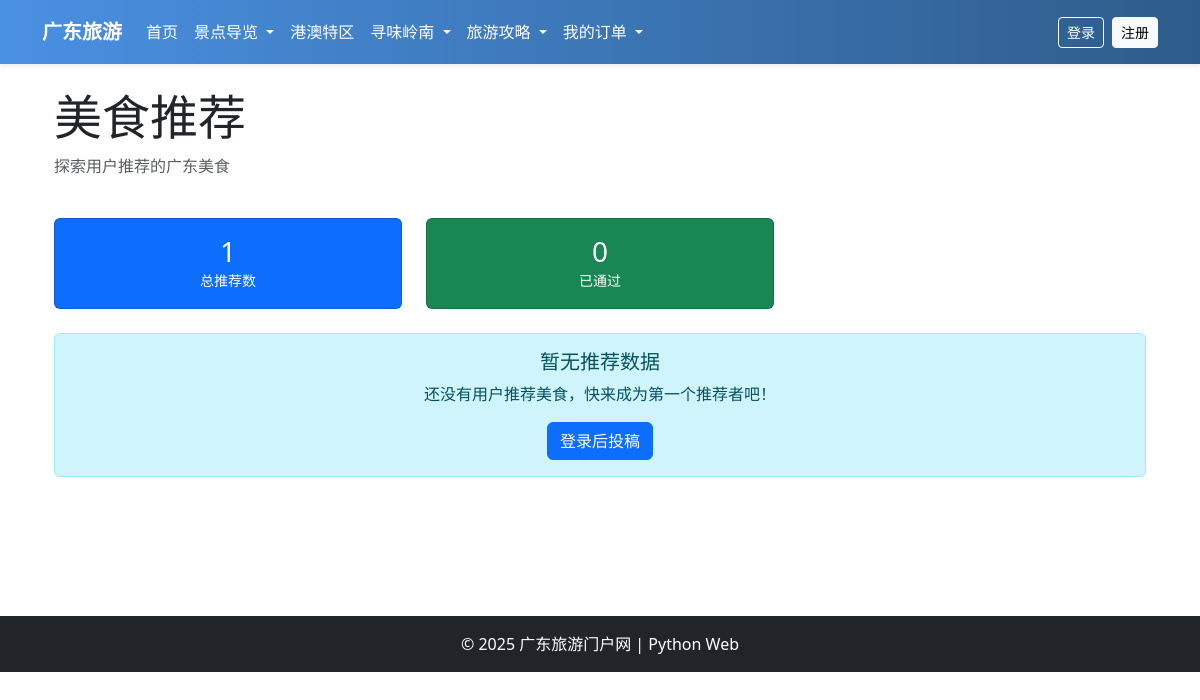
Page /foodApp/recommendations/ on the earlier database version.
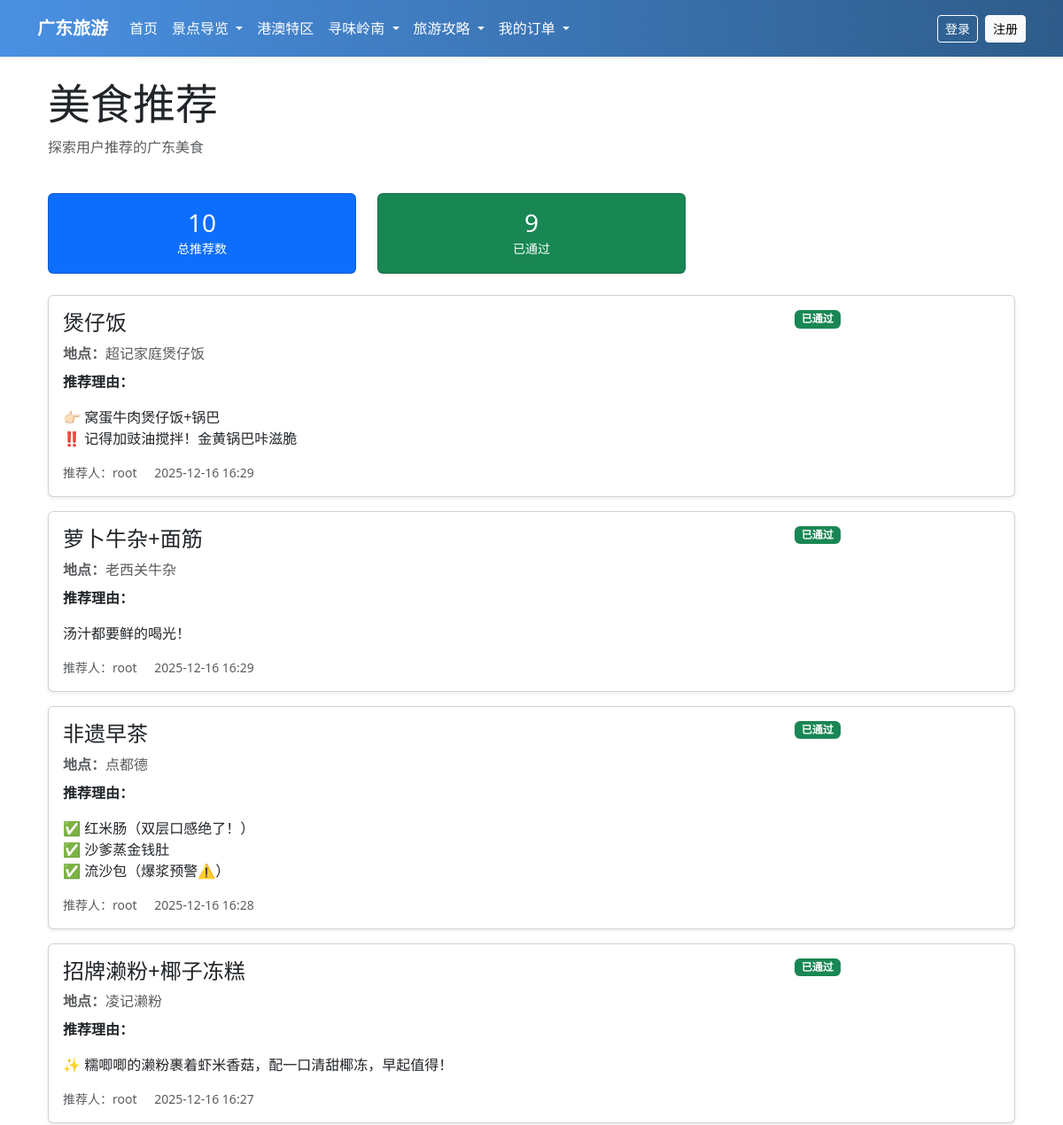
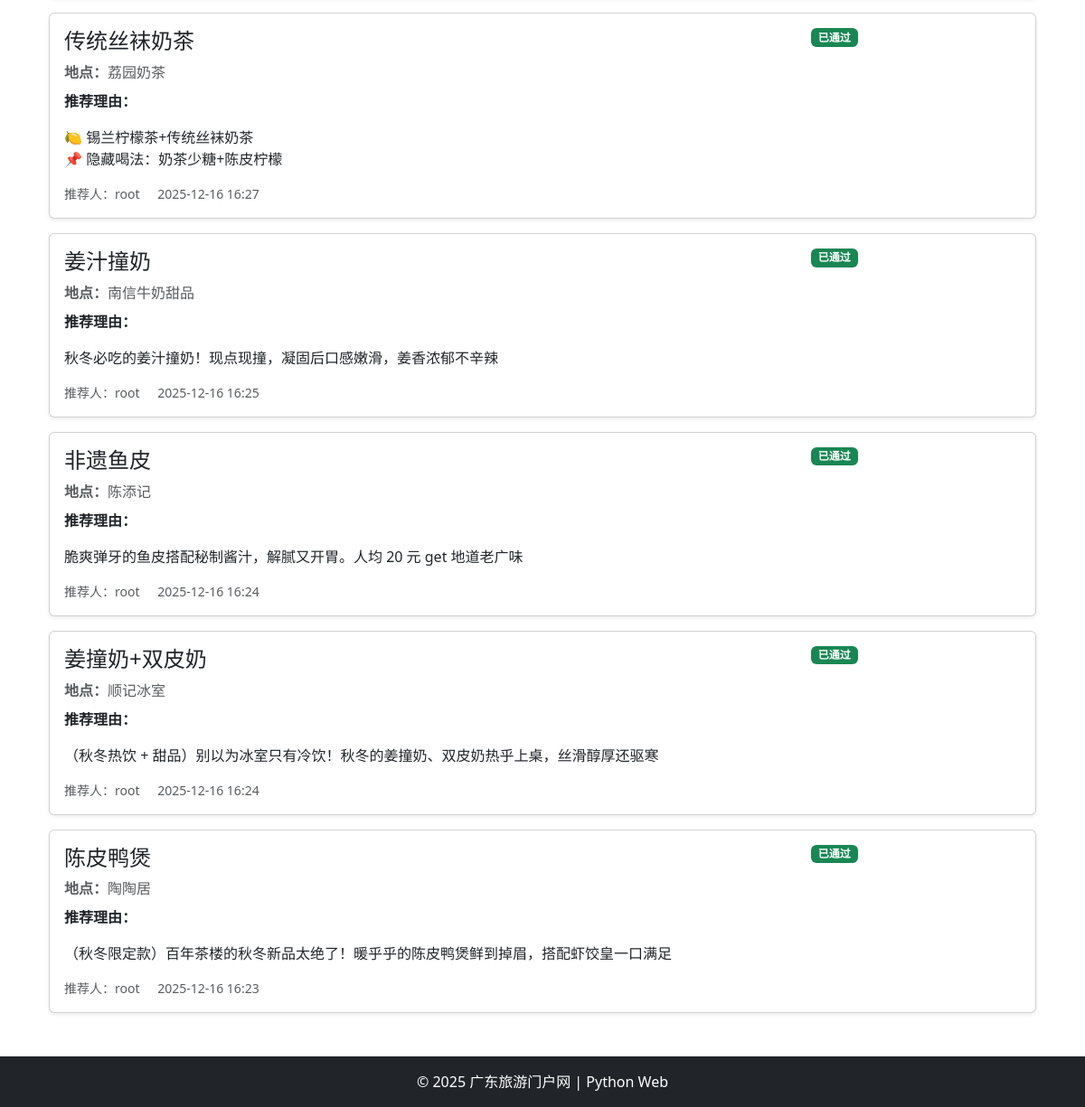
Same page on the later database version (2 pictures, top to bottom).
### foodApp/models.py (models this page shows, shortened)
class FoodRecommendation(models.Model):
    STATUS_CHOICES = (
        ('pending', '待审核'),
        ('approved', '已通过'),
        ('rejected', '已拒绝'),
    )
    user = models.ForeignKey(User, on_delete=models.CASCADE, verbose_name="推荐用户")
    food_name = models.CharField(max_length=100, verbose_name="美食名称")
    location = models.CharField(max_length=200, verbose_name="地点")
    reason = models.TextField(verbose_name="推荐理由")
    status = models.CharField(max_length=20, choices=STATUS_CHOICES, default='pending', verbose_name="审核状态")
    created_at = models.DateTimeField(auto_now_add=True, verbose_name="投稿时间")
    updated_at = models.DateTimeField(auto_now=True, verbose_name="更新时间")
    class Meta:
        ordering = ['-created_at']
        verbose_name = "美食推荐"
        verbose_name_plural = "美食推荐"

### foodApp/views.py (the view)
# urls.py: path('recommendations/', views.RecommendationListView.as_view(), name='recommendation_list'),  # 推荐列表
class RecommendationListView(ListView):
    model = FoodRecommendation
    template_name = 'food/recommendation_list.html'
    context_object_name = 'recommendations'
    paginate_by = 10
    def get_queryset(self):
        queryset = FoodRecommendation.objects.all()
        if self.request.user.is_authenticated:
            if not self.request.user.is_staff:
                queryset = queryset.filter(status='approved')
        else:
            queryset = queryset.filter(status='approved')
        return queryset.order_by('-created_at')
    def get_context_data(self, **kwargs):
        context = super().get_context_data(**kwargs)
        context['total_count'] = FoodRecommendation.objects.count()
        context['approved_count'] = FoodRecommendation.objects.filter(status='approved').count()
        if self.request.user.is_authenticated:
            context['my_count'] = FoodRecommendation.objects.filter(user=self.request.user).count()
        return context

### templates/food/recommendation_list.html (shortened to what this page needs)
{% extends 'base.html' %}
{% block content %}
<div class="container mt-4">
    <div class="d-flex justify-content-between align-items-center mb-4">
        <div>
            <h1 class="display-5">美食推荐</h1>
            <p class="text-muted">探索用户推荐的广东美食</p>
        </div>
    </div>
    {% if total_count %}
    <div class="row mb-4">
        <div class="col-md-4">
            <div class="card text-center bg-primary text-white">
                <div class="card-body">
                    <h3 class="mb-0">{{ total_count }}</h3>
                    <small>总推荐数</small>
                </div>
            </div>
        </div>
        <div class="col-md-4">
            <div class="card text-center bg-success text-white">
                <div class="card-body">
                    <h3 class="mb-0">{{ approved_count }}</h3>
                    <small>已通过</small>
                </div>
            </div>
        </div>
    </div>
    {% endif %}
    {% if recommendations %}
        {% for recommendation in recommendations %}
        <div class="card mb-3 shadow-sm">
            <div class="card-body">
                <div class="row">
                    <div class="col-md-10">
                        <div class="d-flex justify-content-between align-items-start mb-2">
                            <h4 class="card-title mb-0">
                                {{ recommendation.food_name }}
                            </h4>
                            <span class="badge
                                {% if recommendation.status == 'approved' %}bg-success
                                {% elif recommendation.status == 'pending' %}bg-warning
                                {% else %}bg-danger{% endif %}">
                                {{ recommendation.get_status_display }}
                            </span>
                        </div>
                        <p class="text-muted mb-2">
                             <strong>地点：</strong>{{ recommendation.location }}
                        </p>
                        <p class="card-text">
                            <strong>推荐理由：</strong>{{ recommendation.reason|linebreaks }}
                        </p>
                        <div class="text-muted small">
                            <span>推荐人：{{ recommendation.user.username }}</span>
                            <span class="ms-3">{{ recommendation.created_at|date:"Y-m-d H:i" }}</span>
                        </div>
                    </div>
                </div>
            </div>
        </div>
        {% endfor %}
    {% else %}
        <div class="alert alert-info text-center" role="alert">
            <h5>暂无推荐数据</h5>
            <p class="mb-3">还没有用户推荐美食，快来成为第一个推荐者吧！</p>
            {% if user.is_authenticated %}
                <a href="{% url 'foodApp:food_recommend' %}" class="btn btn-primary">我要投稿</a>
            {% else %}
                <a href="{% url 'login' %}" class="btn btn-primary">登录后投稿</a>
            {% endif %}
        </div>
    {% endif %}
</div>
{% endblock %}

### templates/base.html (shortened to what this page needs)
<!DOCTYPE html>
<html lang="zh-CN">
<head>
    <link href="https://cdn.jsdelivr.net/npm/bootstrap@5.3.0/dist/css/bootstrap.min.css" rel="stylesheet">
</head>
<body>
    <nav class="navbar navbar-expand-lg navbar-custom shadow-sm">
        <div class="container">
            <a class="navbar-brand fw-bold" href="{% url 'home' %}">广东旅游</a >
            <div class="collapse navbar-collapse" id="navbarNav">
                <ul class="navbar-nav me-auto">
                    <li class="nav-item">
                        <a class="nav-link active" href="{% url 'home' %}">首页</a >
                    </li>
                    <li class="nav-item dropdown">
                        <a class="nav-link dropdown-toggle" href="#" role="button" data-bs-toggle="dropdown">
                            景点导览
                        </a >
                    </li>
                    <li class="nav-item">
                        <a class="nav-link" href="{% url 'attractionsApp:attraction_list' %}?region=gang_ao">港澳特区</a >
                    </li>
                    <li class="nav-item dropdown">
                        <a class="nav-link dropdown-toggle" href="#" role="button" data-bs-toggle="dropdown">
                            寻味岭南
                        </a >
                    </li>
                    <li class="nav-item dropdown">
                        <a class="nav-link dropdown-toggle" href="#" role="button" data-bs-toggle="dropdown">
                            旅游攻略
                        </a >
                    </li>
                    <li class="nav-item dropdown">
                        <a class="nav-link dropdown-toggle" href="#" role="button" data-bs-toggle="dropdown">
                            我的订单
                        </a >
                    </li>
                </ul>
                <ul class="navbar-nav ms-auto">
                    {% if user.is_authenticated %}
                    <li class="nav-item dropdown">
                        <a class="nav-link dropdown-toggle text-white" href="#" role="button" data-bs-toggle="dropdown" style="display: flex; align-items: center;">
                            {% if user.profile.avatar %}
                                <img src="{{ user.profile.avatar.url }}" alt="头像" style="width: 30px; height: 30px; border-radius: 50%; margin-right: 8px; object-fit: cover;">
                            {% else %}
                                <span style="width: 30px; height: 30px; border-radius: 50%; background-color: rgba(255,255,255,0.3); display: inline-flex; align-items: center; justify-content: center; margin-right: 8px; font-weight: bold; color: white;">{{ user.username|first|upper }}</span>
                            {% endif %}
                            <span style="margin-left: 5px;">{{ user.username }}</span>
                        </a>
                        <ul class="dropdown-menu dropdown-menu-end">
                            <li><a class="dropdown-item" href="{% url 'homeApp:user_profile' %}">个人中心</a></li>
                            <li><a class="dropdown-item" href="{% url 'tripPlanApp:my_trip_plans' %}">我的攻略</a></li>
                            <li><a class="dropdown-item" href="{% url 'favoritesApp:my_favorites' %}">我的收藏</a></li>
                            <li><a class="dropdown-item" href="{% url 'bookingApp:my_bookings' %}">我的订单</a></li>
                            <li><hr class="dropdown-divider"></li>
                            <li><a class="dropdown-item" href="{% url 'logout' %}">退出登录</a></li>
                        </ul>
                    </li>
                    {% else %}
                    <li class="nav-item">
                        <a href="/login/" class="btn btn-outline-light btn-sm me-2">登录</a>
                    </li>
                    <li class="nav-item">
                        <a href="/register/" class="btn btn-light btn-sm">注册</a>
                    </li>
                    {% endif %}
                </ul>
            </div>
        </div>
    </nav>
    <div class="container mt-4 mb-5" style="min-height: 60vh;">
        {% block content %}
        {% endblock %}
    </div>
    <footer class="bg-dark text-white text-center py-3 mt-auto">
        <div class="container">
            <p class="mb-0">&copy; 2025 广东旅游门户网 | Python Web </p >
        </div>
    </footer>
</body>
</html>
</html>

### templates/base.html (style rules this page uses)
.navbar-custom { background: linear-gradient(to right, #4A90E2, #2E5C8A) !important; padding: 12px 0; }
.navbar-custom .navbar-brand, .navbar-custom .nav-link, .navbar-custom .navbar-text { color: #ffffff !important; }
.navbar-custom .btn-outline-light { border-color: #ffffff; color: #ffffff; }

Differences in the rows shown:
added FoodRecommendation: food_name "煲仔饭", status "已通过", location "超记家庭煲仔饭", reason "👉🏻 窝蛋牛肉煲仔饭+锅巴 ‼️ 记得加豉油搅拌！金黄锅巴咔滋脆", user.username "root", created_at "2025-12-16 16:29"
added FoodRecommendation: food_name "萝卜牛杂+面筋", status "已通过", location "老西关牛杂", reason "汤汁都要鲜的喝光！", user.username "root", created_at "2025-12-16 16:29"
added FoodRecommendation: food_name "非遗早茶", status "已通过", location "点都德", reason "✅ 红米肠（双层口感绝了！） ✅ 沙爹蒸金钱肚 ✅ 流沙包（爆浆预警⚠️）", user.username "root", created_at "2025-12-16 16:28"
added FoodRecommendation: food_name "招牌濑粉+椰子冻糕", status "已通过", location "凌记濑粉", reason "✨ 糯唧唧的濑粉裹着虾米香菇，配一口清甜椰冻，早起值得！", user.username "root", created_at "2025-12-16 16:27"
added FoodRecommendation: food_name "传统丝袜奶茶", status "已通过", location "荔园奶茶", reason "🍋 锡兰柠檬茶+传统丝袜奶茶 📌 隐藏喝法：奶茶少糖+陈皮柠檬", user.username "root", created_at "2025-12-16 16:27"
added FoodRecommendation: food_name "姜汁撞奶", status "已通过", location "南信牛奶甜品", reason "秋冬必吃的姜汁撞奶！现点现撞，凝固后口感嫩滑，姜香浓郁不辛辣", user.username "root", created_at "2025-12-16 16:25"
added FoodRecommendation: food_name "非遗鱼皮", status "已通过", location "陈添记", reason "脆爽弹牙的鱼皮搭配秘制酱汁，解腻又开胃。人均 20 元 get 地道老广味", user.username "root", created_at "2025-12-16 16:24"
added FoodRecommendation: food_name "姜撞奶+双皮奶", status "已通过", location "顺记冰室", reason "（秋冬热饮 + 甜品）别以为冰室只有冷饮！秋冬的姜撞奶、双皮奶热乎上桌，丝滑醇厚还驱寒", user.username "root", created_at "2025-12-16 16:24"
added FoodRecommendation: food_name "陈皮鸭煲", status "已通过", location "陶陶居", reason "（秋冬限定款）百年茶楼的秋冬新品太绝了！暖乎乎的陈皮鸭煲鲜到掉眉，搭配虾饺皇一口满足", user.username "root", created_at "2025-12-16 16:23"
Other differences:
{{ total_count }}: "1" → "10"
{{ approved_count }}: "0" → "9"
text no longer shown: "暂无推荐数据 还没有用户推荐美食，快来成为第一个推荐者吧！ 登录后投稿"
